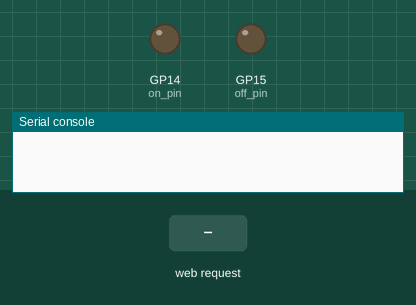
Bench run of a program on a simulated Raspberry Pi Pico running MicroPython. On the bench: output pins drawn as LEDs (lit = HIGH), the last lines printed to the serial console. The inputs (shaded band) are chosen by the test bench. WiFi joins after 1.5 s; the clock reads 2024-03-15 10:24:30 at power-on unless the program sets it.

Above: at 0.0 s.
At 3.7 s:
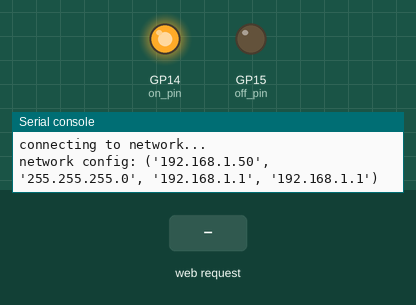
3.8 s: HTTP request GET /switch/off received
At 4.1 s:
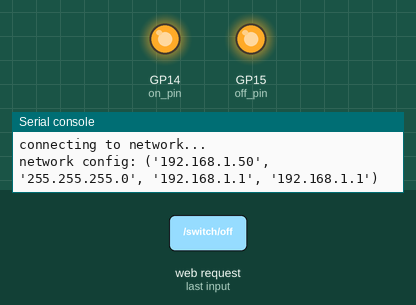
Timing chart, 0 to 6.8 s (numbered marks = the images above; inputs shaded):
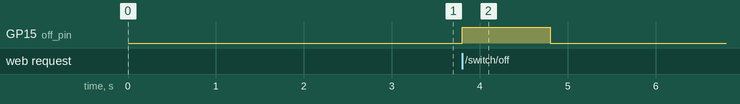

The program:

main.py
```python
import json
import logging
import sys
import time
from machine import Pin
from wifi import connect, read_connection_details_from_file
from picoweb import WebApp, start_response


logging.basicConfig(stream=sys.stdout, level=logging.DEBUG)

connected_wifi = connect(*read_connection_details_from_file())
my_address = connected_wifi.ifconfig()[0]

app = WebApp(__name__)

on_pin = Pin(14, Pin.OUT)
off_pin = Pin(15, Pin.OUT)

on_pin.on()
off_pin.off()


# On:
# - on_pin = GND
# - off_pin = false
# Off:
# - on_pin = true
# - off_pin = 3V3


def turn_off():
    on_pin.on()
    off_pin.on()
    time.sleep(1.0)
    on_pin.on()
    off_pin.off()


def turn_on():
    on_pin.off()
    off_pin.off()
    time.sleep(1.0)
    on_pin.on()
    off_pin.off()

@app.route("/time")
def time_get(req, resp):
    req.parse_qs()

    now = time.time()
    json_str = json.dumps({"time": now})

    yield from start_response(resp, status=200, content_type="text/json")
    yield from resp.awrite(json_str.encode())


@app.route("/switch/on")
def switch_on(req, resp):
    turn_on()

    yield from start_response(resp, status=200)


@app.route("/switch/off")
def switch_on(req, resp):
    turn_off()
    yield from start_response(resp, status=200)


turn_on()

app.run(debug=True, host=my_address, port=8080, lazy_init=False, log=logging.getLogger())
```

wifi.py
```python
import network
import json


class ConfigFileNotFoundError(Exception):
    pass


def read_connection_details_from_file(config_filepath='config.json') -> tuple[str, str]:
    try:
        with open(config_filepath, 'r') as config_file:
            data = config_file.read()
            connection_details = json.loads(data)
            return connection_details['ssid'], connection_details['psk']
    except OSError:
        raise ConfigFileNotFoundError()


def connect(ssid: str, psk: str) -> network.WLAN:
    wlan = network.WLAN(network.STA_IF)
    wlan.active(True)
    if not wlan.isconnected():
        print('connecting to network...')
        wlan.connect(ssid, psk)
        while not wlan.isconnected():
            pass
    print('network config:', wlan.ifconfig())
    return wlan
```

Measured:
- after the input at 3.8 s, GP15 (off_pin): LOW → HIGH at once, → LOW 1.0 s later
